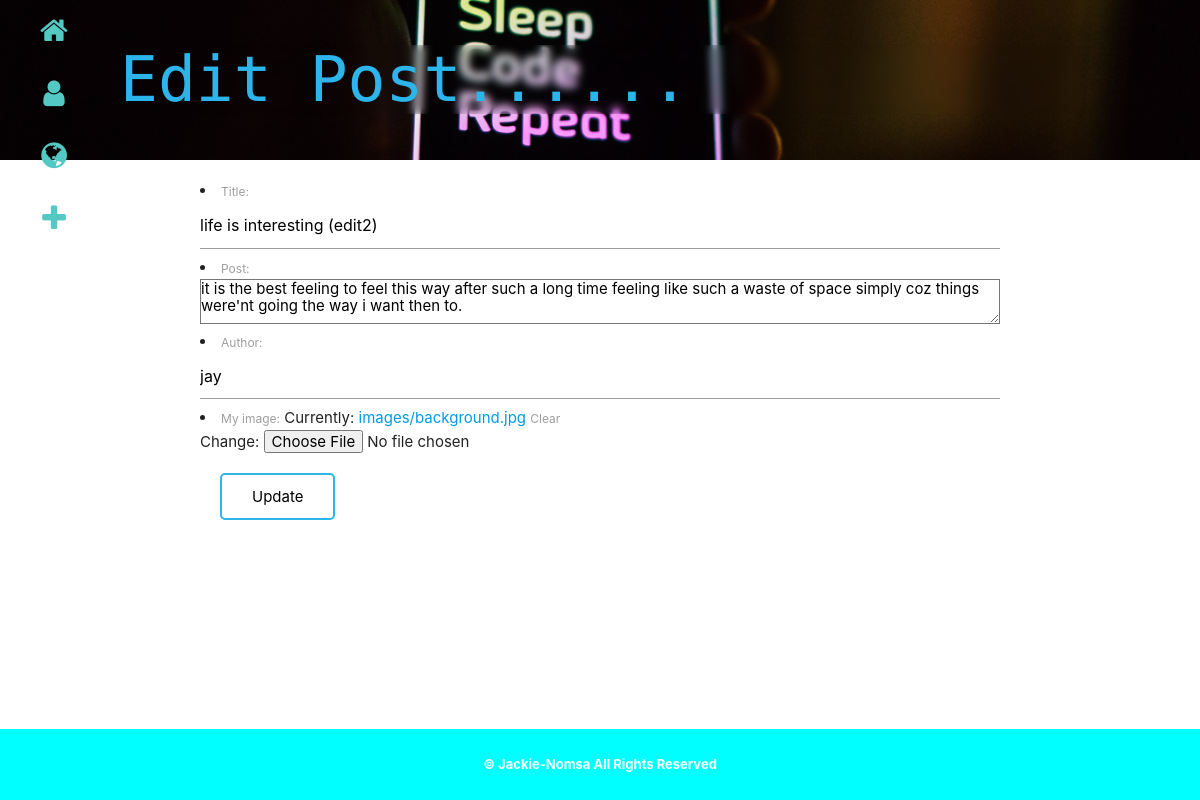
The app's page /edit/21 with its own data.
### posts/models.py (models this page shows, shortened)
class Posts(models.Model):
    title = models.CharField(max_length=50)
    post = models.TextField(null=False)
    author = models.CharField(max_length=30, default='Jackie')
    my_image = models.ImageField(null=True,blank=True, upload_to='images/')
    date_posted = models.DateTimeField(auto_now_add=True, auto_now=False)
    date_updated = models.DateTimeField(auto_now_add=False, auto_now=True)

### posts/views.py (the view, shortened to what this page needs)
# urls.py: path('edit/<int:id>', views.edit_post,name='edit'),
def edit_post(request,id):
    current_post = Posts.objects.get(pk=id)
    form = CreatePost(instance=current_post)
    return render(request,'posts/add.html',{'form':form,'title':'Edit Post','button':'Update'})

### posts/forms.py
class CreatePost(forms.ModelForm):
    class Meta:
        model = Posts
        fields = ['title','post','author','my_image']

### posts/templates/posts/add.html (shortened to what this page needs)
{% extends 'posts/home.html' %} {% load static %}  {% block body %}
<div class="add">
  <h1>{{title}}......</h1>
</div>
<div class="my-container add-new">
  <form action="/add/" method="POST" enctype="multipart/form-data">
    {% csrf_token %} {{form.as_ul}}
    <button type="submit" name="save" class="my-btn">{{button}}</button>
  </form>
</div>
{% endblock %}

### posts/static/css/style.css (style rules this page uses)
*, html { padding: 0; margin: 0; box-sizing: border-box; }
.my-container { width: 80%; margin: auto; }
.add { margin: 0; display: grid; place-items: center; background-image: url("/static/images/3.jpg"); background-position: center; background-size: cover; width: 100%; height: 20vh; color: rgb(43, 181, 235); }
.add h1 { width: 80%; margin: auto; font-family: "Syne Mono", monospace; backdrop-filter: blur(4px); }
.add-new { padding: 20px; }
.my-btn { margin: 20px; }
button { background-color: #fff; border: 2px solid rgb(43, 181, 235); color: #000; padding: 13px 30px; text-align: center; text-decoration: none; display: inline-block; transition-duration: 0.4s; cursor: pointer; border-radius: 5px; }
@media only screen and (min-width: 900px) { .my-container { width: 70%; } }

### records on screen
Posts: title "life is interesting (edit2)", post "it is the best feeling to feel this way after such a long time feeling like such a waste of space simply coz things were'nt going the way i want then to.", author "jay"

### other values on screen
{{ title }} "Edit Post"
{{ button }} "Update"
